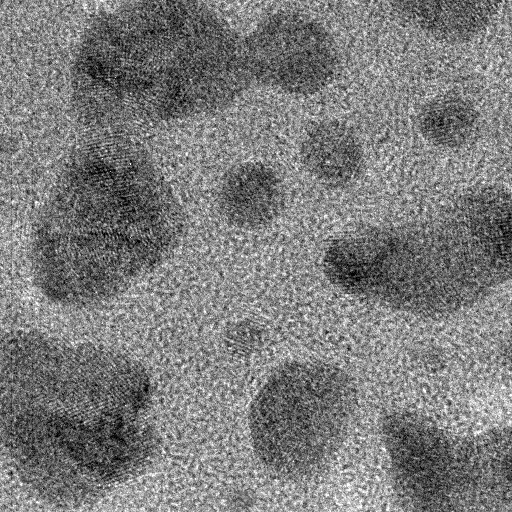
#> input picture short exposure.tif, 512 x 512 px
$ jupyter execute 'image analysis 2.ipynb'   (shell and % lines are left out)
#> lines starting #> are read from the running program, lines starting #| are printed output that depends on the picture
[cell 1]
import numpy as np
import cv2

[cell 2]
import cv2
import matplotlib.pyplot as plt

image_path = 'short exposure.tif'
image = cv2.imread(image_path)
#> image is the input picture: shape (512, 512, 3); min 0, max 254, mean 123.9

image_rgb = cv2.cvtColor(image, cv2.COLOR_BGR2RGB)

median_filtered_3x3 = cv2.medianBlur(image_rgb, 3)
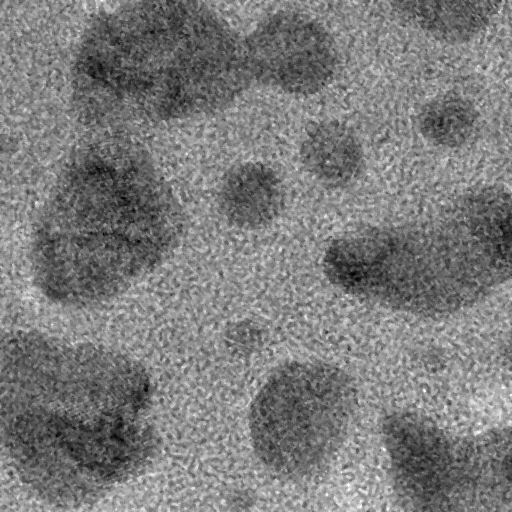
#> median_filtered_3x3: shape (512, 512, 3); min 0, max 254, mean 123.4
median_filtered_5x5 = cv2.medianBlur(image_rgb, 5)
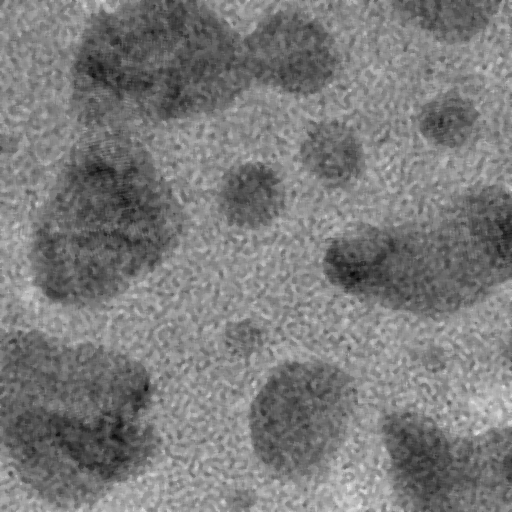
#> median_filtered_5x5: shape (512, 512, 3); min 9, max 227, mean 123.2

plt.figure(figsize=(15, 10))

plt.subplot(1, 3, 1)
plt.imshow(image_rgb)
plt.title('Original Image')
plt.axis('off')

plt.subplot(1, 3, 2)
plt.imshow(median_filtered_3x3)
plt.title('3x3 Median Filter')
plt.axis('off')

plt.subplot(1, 3, 3)
plt.imshow(median_filtered_5x5)
plt.title('5x5 Median Filter')
plt.axis('off')

plt.show()
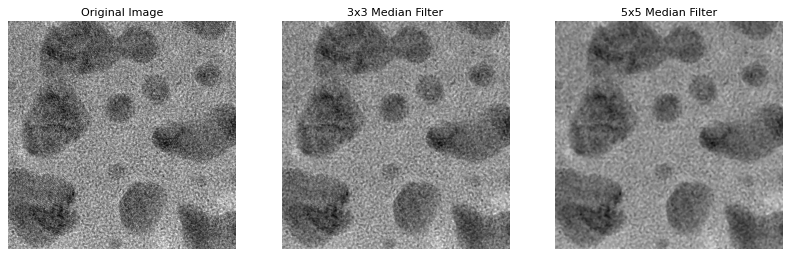
#> figure drawn by matplotlib, 3 panels

[cell 3]
image_path = 'long exposure.tif'

# Reading images and converting them to greyscale
image = cv2.imread(image_path, 0)
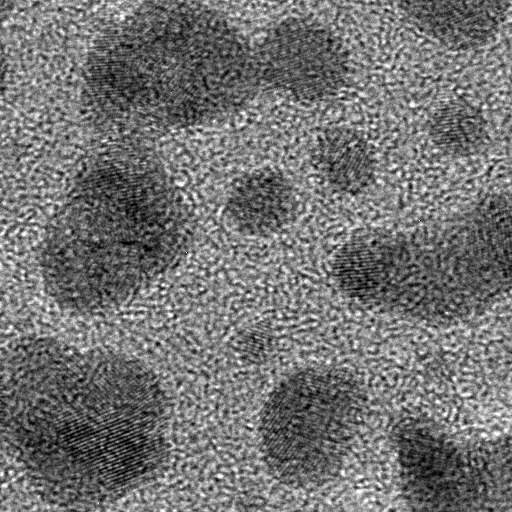
#> input picture long exposure.tif, 512 x 512 px
#> image is the input picture: shape (512, 512); min 0, max 254, mean 115

if image is not None:
    dft = cv2.dft(np.float32(image), flags=cv2.DFT_COMPLEX_OUTPUT)
    dft_shift = np.fft.fftshift(dft)

    magnitude_spectrum = 20 * np.log(cv2.magnitude(dft_shift[:, :, 0], dft_shift[:, :, 1]) + 1)
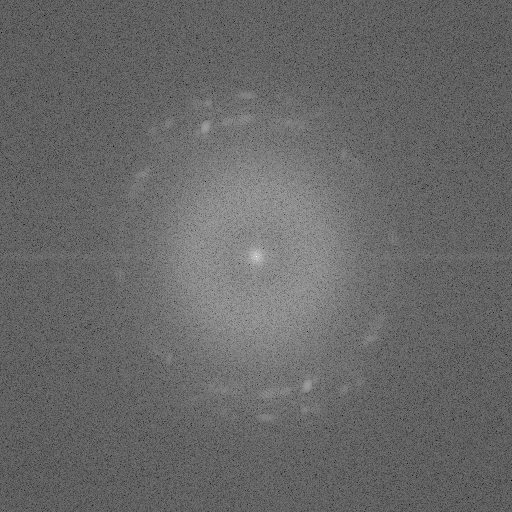
#> magnitude_spectrum: shape (512, 512) float32; min 54.06, max 344.4, mean 172.9; drawn with min black and max white

    plt.figure(figsize=(12, 6))


    plt.subplot(1, 2, 1)
    plt.imshow(image, cmap='gray')
    plt.title('Original Image')
    plt.axis('off')

    plt.subplot(1, 2, 2)
    plt.imshow(magnitude_spectrum, cmap='gray')
    plt.title('Fourier Transform')
    plt.axis('off')

    plt.show()
else:
    print("Image not found or path is incorrect.")
